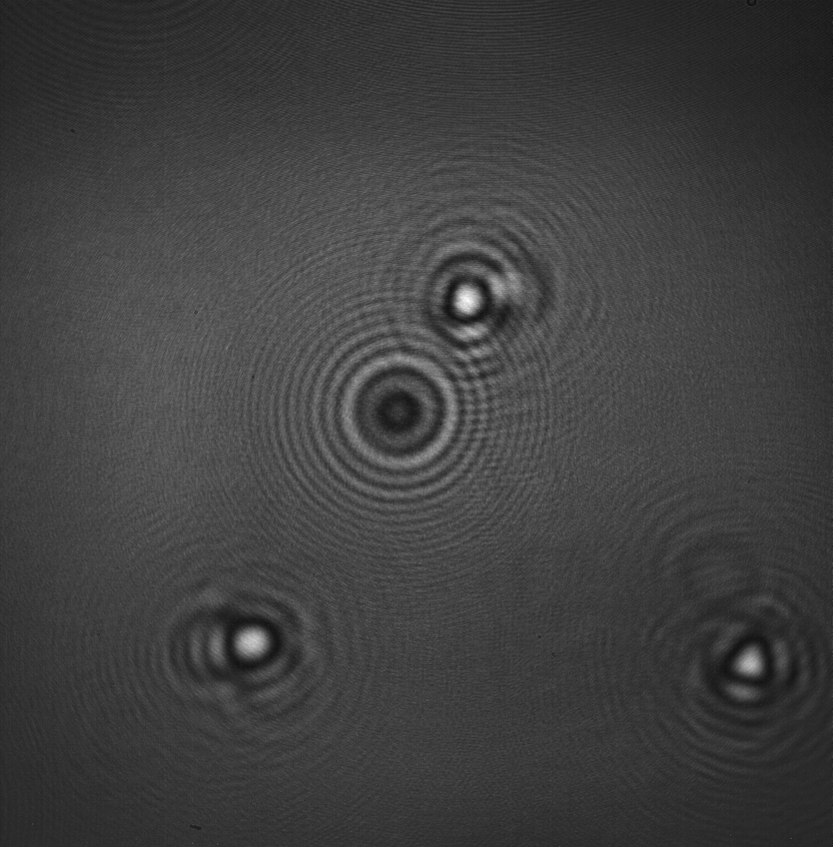
#> input picture newStart/jerichoObject.bmp, 833 x 847 px, shrunk from 2008 x 2044 before the run
$ python nee.py
#> lines starting #> are read from the running program, lines starting #| are printed output that depends on the picture
from __future__ import division,print_function
import numpy as np
import matplotlib.pyplot as plt
from scipy.interpolate import RectBivariateSpline as rbs
#from numba import autojit

#@autojit
def main():

    obj=plt.imread('jerichoObject.bmp')
#> obj is the input picture: shape (847, 833); min 15, max 252, mean 63.4
    ref=plt.imread('jerichoRef.bmp')
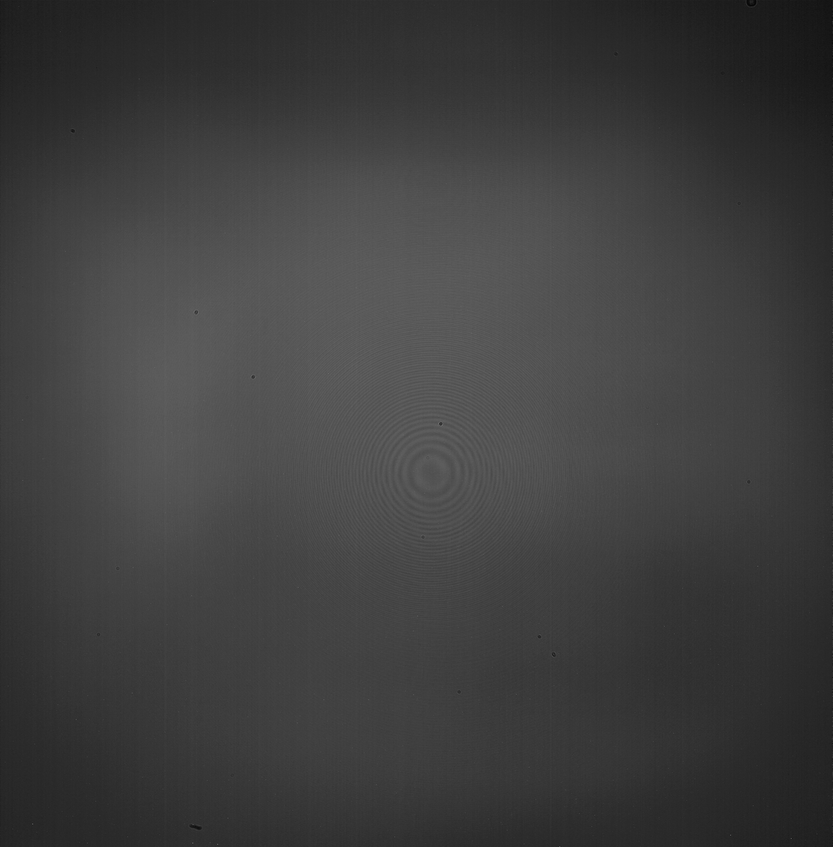
#> input picture newStart/jerichoRef.bmp, 833 x 847 px, shrunk from 2008 x 2044 before the run
#> ref is the input picture: shape (847, 833); min 5, max 109, mean 62.4

    holo=obj-ref
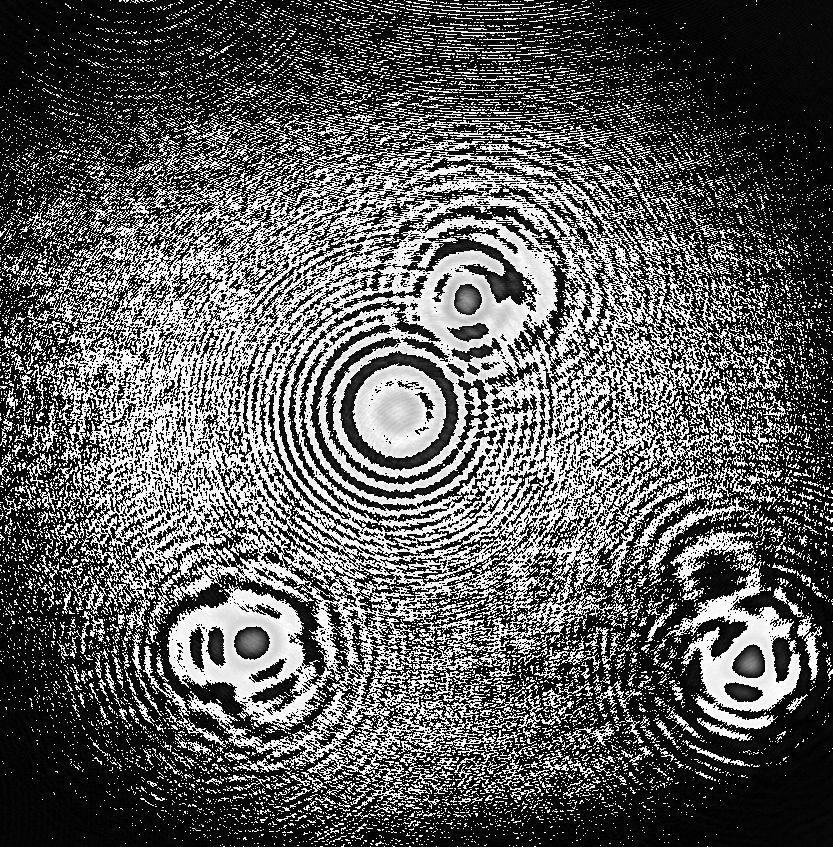
#> holo: shape (847, 833); min 0, max 255, mean 93.7

    Kreal=np.empty(holo.shape)+0j
    Kimag=np.empty(holo.shape)+0j
    temp=np.empty(holo.shape)+0j

    wavelength=405e-9
    k=2*np.pi/(wavelength)
    z=250e-6
    #z=13e-3-250e-6

    distX=6e-6
    distY=6e-6

    n=float(holo.shape[0])
#> n = 847
    m=float(holo.shape[1])
#> m = 833

    a = np.arange(0,n)
#> a = 847 values from 0 to 846
    b = np.arange(0,m)
#> b = 833 values from 0 to 832

    '''create all r vectors'''
    R = np.empty((holo.shape[0], holo.shape[1], 3))
    R[:,:,0] = np.repeat(np.arange(holo.shape[0]), holo.shape[1]).reshape(holo.shape) * distX
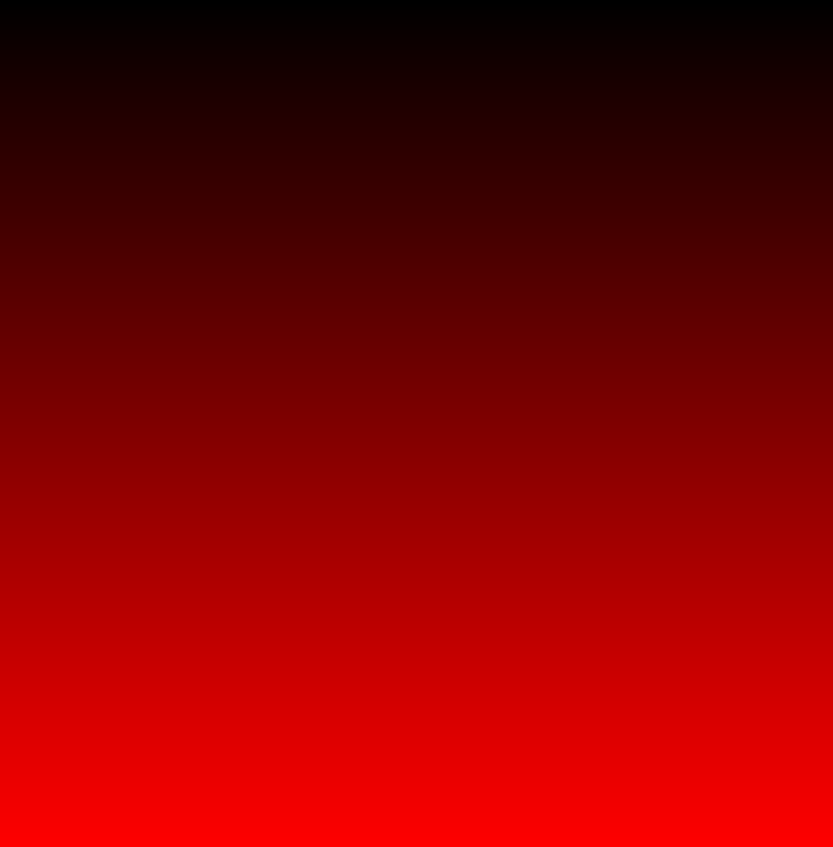
#> R: shape (847, 833, 3) float64; mean of channels 0, 1, 2 0.00254, 0, 0; drawn with min black and max white
    R[:,:,1] = np.arange(holo.shape[1]) * distY
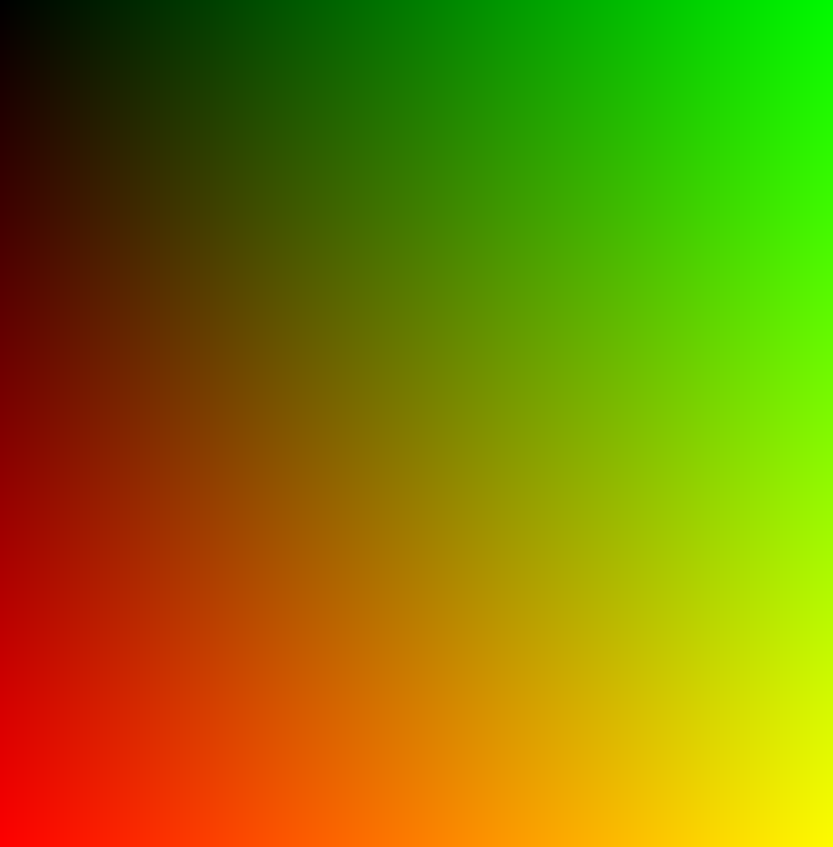
#> R: shape (847, 833, 3) float64; mean of channels 0, 1, 2 0.00254, 0.0025, 0; drawn with min black and max white
    R[:,:,2] = z

    '''create all ksi vectors'''
    KSI = np.empty((holo.shape[0], holo.shape[1], 3))
    KSI[:,:,0] = np.repeat(np.arange(holo.shape[0]), holo.shape[1]).reshape(holo.shape) * distX
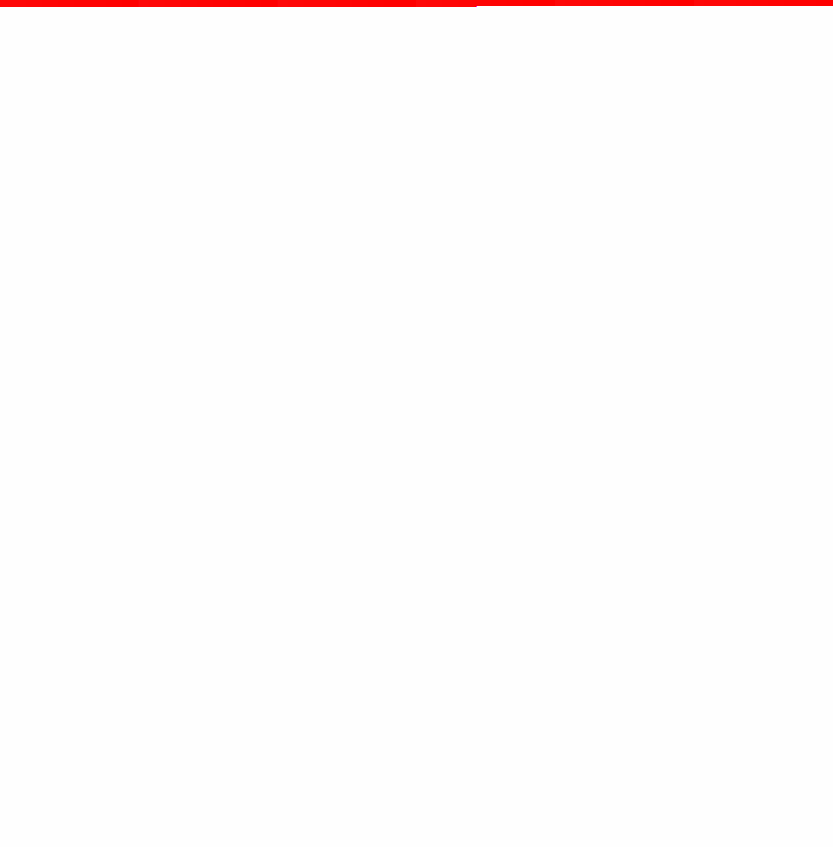
#> KSI: shape (847, 833, 3) float64; mean of channels 0, 1, 2 0.00254, -7.58e+301, -7.58e+301; drawn with min black and max white
    KSI[:,:,1] = np.arange(holo.shape[1]) * distY
    KSI[:,:,2] = z

    # vectorized 2-norm; see http://stackoverflow.com/a/7741976/4323
    KSInorm = np.sum(np.abs(KSI)**2,axis=-1)**(1./2)
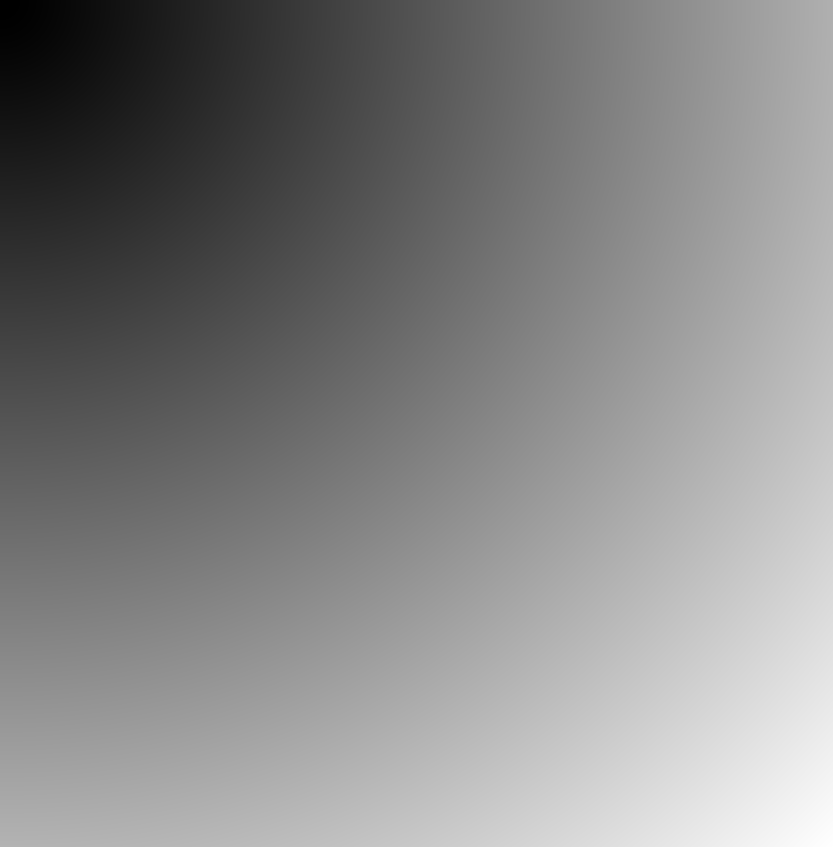
#> KSInorm: shape (847, 833) float64; min 0.00025, max 0.00712, mean 0.00386; drawn with min black and max white

    # loop over entire holo which is same shape as holo, rows first
    # this loop populates holo one pixel at a time (so can be parallelized)
    for x in xrange(holo.shape[0]):
        for y in xrange(holo.shape[1]):

            print(x, y)

            KSIdotR = np.dot(KSI, R[x,y])
            temp = holo * np.exp(1j * k * KSIdotR / KSInorm)

            '''interpolate so that we can do the integral and take the integral'''
            temp2 = rbs(a, b, temp.real)
            Kreal[x,y] = temp2.integral(0, n, 0, m)
            temp3 = rbs(a, b, temp.imag)
            Kimag[x,y] = temp3.integral(0, n, 0, m)


    Kreal.dump('Kreal.dat')
    Kimag.dump('Kimag.dat')

#> (the run stopped early here; a loop or call above may not have finished)
